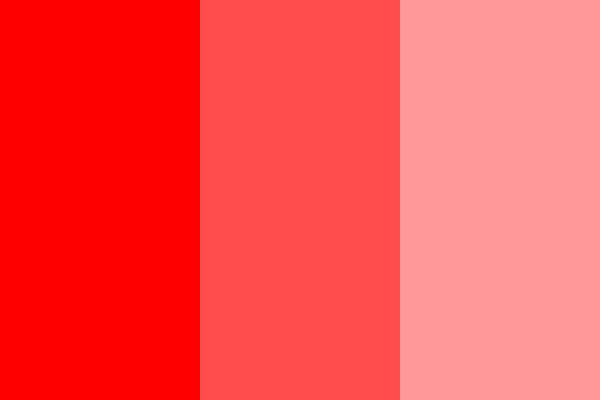
Frame 1 (no input)
Frame 60 (no input): identical to frame 1, image omitted
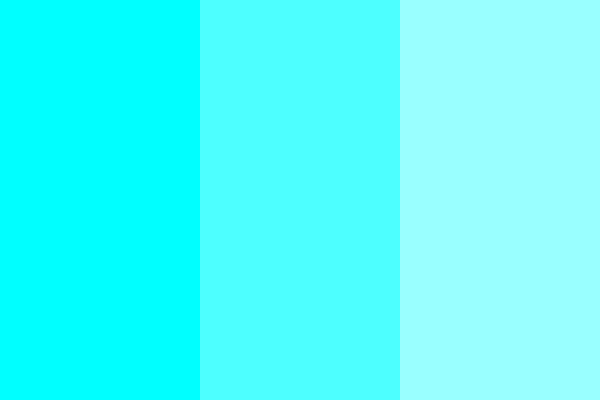
Frame 120 (the mouse pressed at the canvas centre since frame 60)

The p5.js sketch that drew these frames (run headless with seeded random() and noise() and a simulated clock; from frame 60 on, the mouse is pressed at the canvas centre):

// p5.js sketch
// ── sketch.js
// HSVExplorer - Explore Hue, Saturation, and Brightness with mouse interaction
// Move mouse horizontally to change hue
// Three vertical bars show the same hue at different brightness levels
// adapted from Rune Madsen's Color Scheme Brightness Example :https://printingcode.runemadsen.com/examples/color/scheme_brightness/index.html
let hueValue;

function setup() {
  createCanvas(600, 400);
  colorMode(HSB, 360, 100, 100);
  noStroke();
}

function draw() {
  background(0);

  // Compute hue based on mouse position
  let hue = map(mouseX, 0, width, 0, 360);

  // First square (pure hue)
  fill(hue, 100, 100);
  rect(0, 0, 200, height);

  // Second square (slightly darker)
  fill(hue, 70, 100); // darkened by lowering brightness
  rect(200, 0, 200, height);

  // Third square (even darker)
  fill(hue, 40, 100);
  rect(400, 0, 200, height);
}
